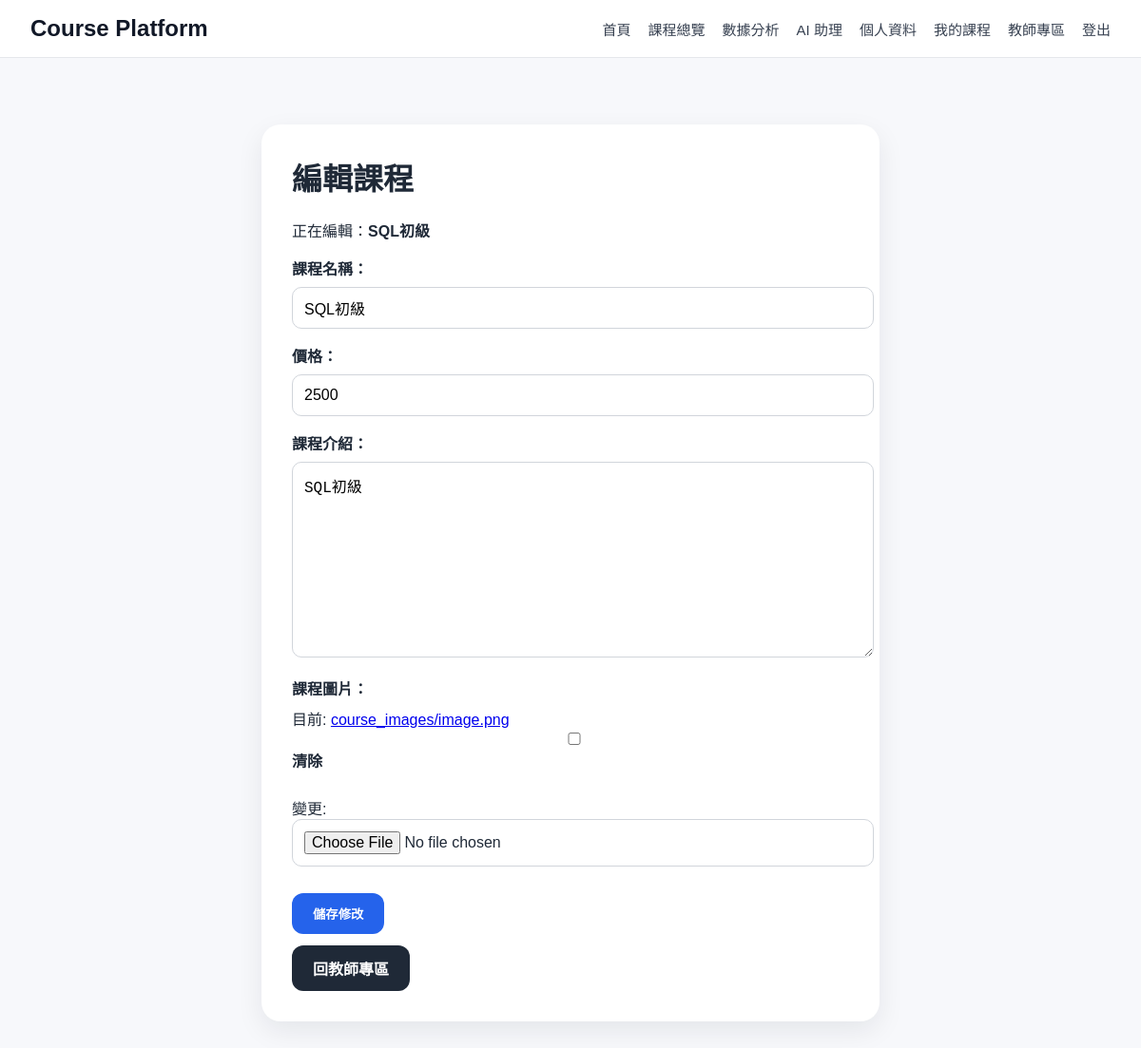
The app's page /course/1/edit/ (signed in) with its own data.
### main/models.py (models this page shows, shortened)
class Course(models.Model):
    title = models.CharField(max_length=200, verbose_name="課程名稱")
    teacher = models.ForeignKey(User, on_delete=models.CASCADE, verbose_name="講師")
    price = models.IntegerField(verbose_name="價格")
    description = models.TextField(verbose_name="課程介紹")
    image = models.ImageField(
        upload_to='course_images/',
        verbose_name="課程圖片",
        blank=True,
        null=True
    )
    created_at = models.DateTimeField(auto_now_add=True, verbose_name="建立時間")
    class Meta:
        verbose_name = "課程"
        verbose_name_plural = "課程管理"

### main/views.py (the view)
# urls.py: path('course/<int:course_id>/edit/', views.edit_course, name='edit_course'),
@login_required
def edit_course(request, course_id):
    try:
        profile = request.user.profile
        if profile.role != 'teacher':
            return redirect('home')
    except Profile.DoesNotExist:
        return redirect('home')
    course = get_object_or_404(Course, id=course_id, teacher=request.user)
    if request.method == 'POST':
        form = CourseForm(request.POST, request.FILES, instance=course)
        if form.is_valid():
            form.save()
            return redirect('teacher_dashboard')
    else:
        form = CourseForm(instance=course)
    return render(request, 'main/edit_course.html', {
        'form': form,
        'course': course
    })

### main/forms.py
class CourseForm(forms.ModelForm):
    class Meta:
        model = Course
        fields = ['title', 'price', 'description', 'image']

### main/templates/main/edit_course.html (shortened to what this page needs)
<!doctype html>
<html lang="zh-Hant">
  <head>
  </head>
  <body>
    {% include 'main/partials/navbar.html' %}
    <div class="container">
      <div class="card">
        <h1>編輯課程</h1>
        <p>正在編輯：<strong>{{ course.title }}</strong></p>
        <form method="post" enctype="multipart/form-data">
          {% csrf_token %} {{ form.as_p }}
          <button type="submit" class="btn">儲存修改</button>
        </form>
        <a href="{% url 'teacher_dashboard' %}" class="btn btn-dark"
          >回教師專區</a
        >
      </div>
    </div>
  </body>
</html>

### main/templates/main/edit_course.html (style rules this page uses)
body { font-family: "Microsoft JhengHei", sans-serif; background: #f7f8fb; margin: 0; color: #1f2937; }
.container { max-width: 650px; margin: 50px auto; padding: 20px; }
.card { background: white; padding: 32px; border-radius: 20px; box-shadow: 0 10px 28px rgba(15, 23, 42, 0.08); }
h1 { margin-top: 0; }
form p { margin-bottom: 16px; }
label { font-weight: bold; display: block; margin-bottom: 8px; }
input, textarea { width: 100%; padding: 12px; border: 1px solid #d1d5db; border-radius: 10px; font-size: 16px; }
.btn { background: #2563eb; color: white; padding: 12px 22px; border: none; border-radius: 12px; font-weight: bold; cursor: pointer; text-decoration: none; display: inline-block; margin-top: 12px; }
.btn-dark { background: #1f2937; }

### records on screen
Course: title "SQL初級", price "2500", description "SQL初級"
